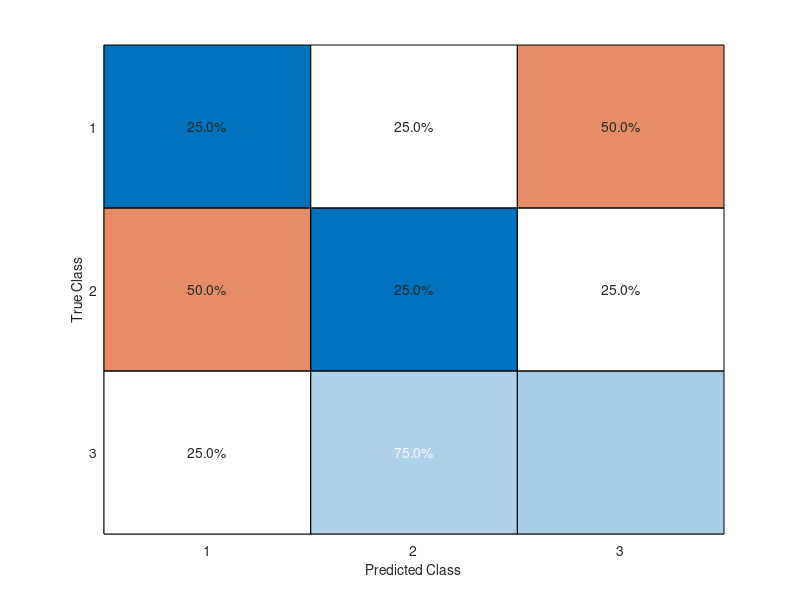
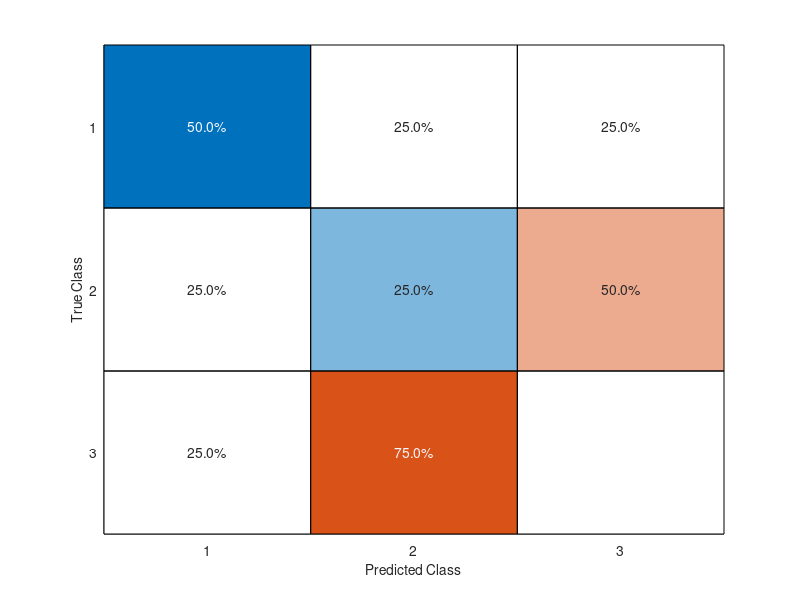
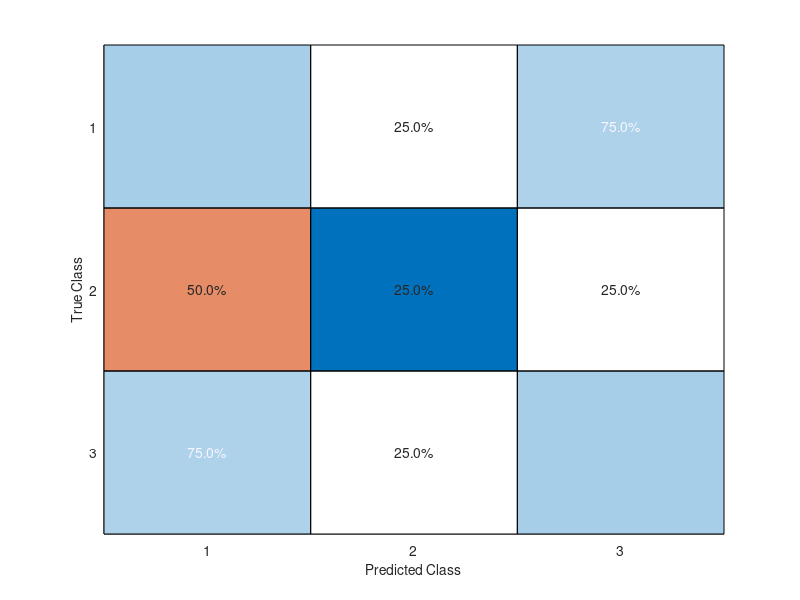

MATLAB code for these plots, in order: (Note: this script raises an error after producing the figures.)

% this script runs a SVM classification in the lOFC and mOFC ROIs to decode
% outcome expectations separately for compound and single cue conditions
    % resulting accuracies are compared
    % compound decoding is tested for specificity

clearvars

%%%%%%%%%%%%%%%%%%%%%%%%%%%%%%%%%%%%%%%%%%%%%%%%%%%
% PATHS 
% libsvm-3.25 needs to be downloaded and added to path
% addpath('');

compdata = load('fMRIdata_ROI_SwSaNo_compound.mat');
singledata = load('fMRIdata_ROI_SwSaNo_single.mat');

nsubs = length(compdata.dataall_train);
nroi = length(compdata.roifile);

nruns_train = 6;
nruns_test = 4;
nconds = 3; %number of conditions in GLM (here = 2: Sw vs Sa, A1 vs A2)
targetlabel = repmat([1;2;3],4,1); %for confusion matrix
%%%%%%%%%%%%%%%%%%%%%%%%%%%%%%%%%%%%%%%%%%%%%%%%%%%%%%%%%%%%%%%%%%%%%%%%%%%%%%%%%%%%%%%%%%%%%%%%%%%%%%%%%%%%%%
%%% train sweet/savory/no, test compound

% results
  acc_decode_comp = zeros(nsubs,nruns_test+1,nroi);
   confmx_comp = zeros(3,3,nroi,nsubs);
   av_confmx_comp = zeros(3,3,nroi);

for sub = 1:nsubs    
   
  %% ROI
   for roi = 1:nroi
  
    % GET DATA 
    data_train= compdata.dataall_train{sub,roi};
    data_test= compdata.dataall_test{sub,roi};

    % ROI decoding leave one run out cross validation
      
    % define the labels for decoding for each run
      labels = repmat([1,2,3], nruns_train, 1);
       lPredict_sn=[];

      all=[1:nruns_train];
      mean_acc = [];
      
      % MVPA ANALYSIS WITH CROSSVALIDATION H
      
        for it = 1:nruns_test
            r_train = all(all~=(it+2)); %train on all runs -1
            r_test = it; %test on that run
            
            vectors_train = [];
            vectors_test = [];
            labels_train = [];
            labels_test = [];

            for cond = 1:3
               vectors_train = [vectors_train; squeeze(data_train(r_train,cond,:))];  % 1 row per condition & run (cond1, run1 & 2 followed by cond 2, run 1&2)
               labels_train = [labels_train; labels(r_train,cond)];   % 1 1 2 2

                vectors_test = [vectors_test, squeeze(data_test(r_test,cond,:))];
                labels_test = [labels_test; labels(r_test,cond)];
            end

             vectors_test = vectors_test';
             
            % train SVC
            model = svmtrain(labels_train,vectors_train,'-s 0 -t 0 -c 0.1 -q');  % function from LIBSVM toolbox -> needs to be in path!
            
            % test SVC
            [labels_predict, accuracy, ~] = svmpredict(labels_test, vectors_test, model, '-q'); 

            acc_decode(sub,it,roi) = accuracy(1);
            mean_acc = [mean_acc; accuracy(1)];   
            lPredict_sn = [lPredict_sn;labels_predict];
        end
%         
            acc_decode_comp(sub,it+1,roi) = mean(mean_acc); %average over all runs
            Cm_sn = confusionchart(targetlabel,lPredict_sn); %create confusion matrix
            Cm_sn.Normalization= 'row-normalized';          % normalize by row
            confmx_comp(:,:,roi,sub) = Cm_sn.NormalizedValues;            % save normalized values

        clear Cm_sn
   end
   
   %subtract chance
     acc_decode_comp(sub,:,:) = acc_decode_comp(sub,:,:) - (100/3);
     
end

for ro = 1:nroi
    av_confmx_comp(:,:,ro) = mean(confmx_comp(:,:,ro,:),4)*100;
    figure ()
    % heatmap(av_confmx(:,:,ro),'Colormap',parula,'ColorScaling','scaledrows','ColorbarVisible','on')
    %heatmap(av_confmx(:,:,ro),'Colormap',pink,'ColorbarVisible','off')
    heatmap(av_confmx_comp(:,:,ro),'Colormap',pink,'ColorLimits',[20 60],'ColorbarVisible','on') 
    %imagesc(av_confmx(:,:,ro))
end

R=confmx_comp(1:2,1:2,:,:);
R_lofc_diag =  squeeze(mean( [R(1,1,1,:), R(2,2,1,:)]));
R_lofc_offdiag =  squeeze(mean( [R(1,2,1,:), R(2,1,1,:)]));

R_mofc_diag = squeeze( mean( [R(1,1,2,:), R(2,2,2,:)]));
R_mofc_offdiag =  squeeze(mean( [R(1,2,2,:), R(2,1,2,:)]));

comp_diff_R_lofc = R_lofc_diag-R_lofc_offdiag;
comp_diff_R_mofc = R_mofc_diag-R_mofc_offdiag;


[~,p,~,stats] = ttest(R_lofc_diag,R_lofc_offdiag,"Tail","right") % specific outcome expectations for compounds in lOFC
[~,p,~,stats] = ttest(R_mofc_diag,R_mofc_offdiag, "Tail","right") % specific outcome expectations for compounds in mOFC


clear data_train data_test

%%%%%%%%%%%%%%%%%%%%%%%%%%%%%%%%%%%%%%%%%%%%%%%%%%%%%%%%%%%%%%%%%%%%%%%%%%%%%%%%%%%%%%%%%%%%%%%%%%%%%%%%%%%%%%
%%% train sweet/savory/no, test single

% results
  acc_decode_single = zeros(nsubs,nruns_test+1,nroi);

for sub = 1:nsubs    
   
  %% ROI
   for roi = 1:nroi
  
    % GET DATA 
    data_train= singledata.dataall_train{sub,roi};
    data_test= singledata.dataall_test{sub,roi};

    % ROI decoding leave one run out cross validation
    % define the labels for decoding for each run
      labels = repmat([1,2,3], nruns_train, 1);
      lPredict_sn=[];

      all=[1:nruns_train];
      mean_acc = [];

         for it = 1:nruns_test
            
            r_train = all(all~=(it+2)); %train on all runs -1
            r_test = it; %test on that run
            
            vectors_train = [];
            vectors_test = [];
            labels_train = [];
            labels_test = [];

            for cond = 1:3
               vectors_train = [vectors_train; squeeze(data_train(r_train,cond,:))];  % 1 row per condition & run (cond1, run1 & 2 followed by cond 2, run 1&2)
               labels_train = [labels_train; labels(r_train,cond)];   % 1 1 2 2

                vectors_test = [vectors_test, squeeze(data_test(r_test,cond,:))];
                labels_test = [labels_test; labels(r_test,cond)];
            end

            vectors_test = vectors_test';
            
            % train SVC
            model = svmtrain(labels_train,vectors_train,'-s 0 -t 0 -c 0.1 -q');  % function from LIBSVM toolbox -> needs to be in path!
            
            % test SVC
            [labels_predict, accuracy, ~] = svmpredict(labels_test, vectors_test, model, '-q'); 

            acc_decode_single(sub,it,roi) = accuracy(1);
            mean_acc = [mean_acc; accuracy(1)];
           
        end
        
       acc_decode_single(sub,it+1,roi) = mean(mean_acc); %average over all runs
   end
   
   %subtract chance
     acc_decode_single(sub,:,:) = acc_decode_single(sub,:,:) - (100/3);
         
end

boxplot([acc_decode_comp(:,end,2),acc_decode_single(:,end,2),acc_decode_comp(:,end,1),acc_decode_single(:,end,2)]) 

% compound versus single in mOFC
[~,p,~,stats] = ttest(acc_decode_comp(:,end,2),acc_decode_single(:,end,2),"Tail","right")
% compound versus single in lOFC
[~,p,~,stats] = ttest(acc_decode_comp(:,end,1),acc_decode_single(:,end,1),"Tail","right")

